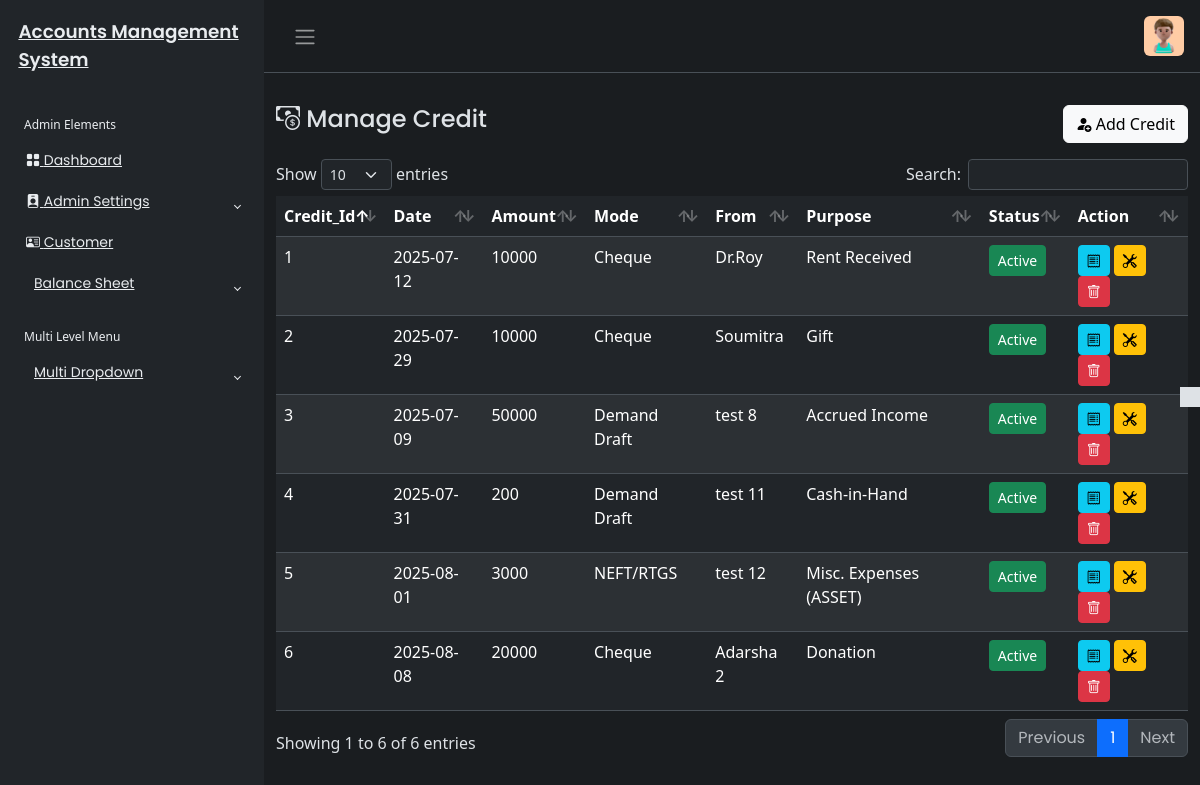
The page /Credit/fixes/credit.php (signed in) on the database its author committed.
### tables this page shows
CREATE TABLE `credit_tbl` (
  `credit_id` int(200) NOT NULL,
  `amount` varchar(450) NOT NULL,
  `c_date` date NOT NULL,
  `created_at` timestamp NOT NULL DEFAULT current_timestamp(),
  `updated_at` timestamp NOT NULL DEFAULT current_timestamp(),
  `credit_mode` varchar(450) NOT NULL,
  `credit_status` varchar(450) DEFAULT NULL,
  `c_id` int(200) NOT NULL,
  `gl_id` int(20) NOT NULL,
  `acc_id` int(200) NOT NULL,
  `cheque_number` varchar(450) NOT NULL,
  `bank_name` varchar(450) NOT NULL,
  `cheque_date` date NOT NULL
);

CREATE TABLE `customer_tbl` (
  `c_id` int(200) NOT NULL,
  `c_name` varchar(450) NOT NULL,
  `c_phone` varchar(450) NOT NULL,
  `c_email` varchar(450) DEFAULT NULL,
  `c_address` text DEFAULT NULL,
  `c_role` varchar(255) NOT NULL,
  `created_at` timestamp NOT NULL DEFAULT current_timestamp(),
  `updated_at` timestamp NOT NULL DEFAULT current_timestamp(),
  `c_status` varchar(400) DEFAULT NULL
);

CREATE TABLE `gl_tbl` (
  `gl_id` int(200) NOT NULL,
  `gl_name` varchar(450) NOT NULL,
  `gl_descript` varchar(450) NOT NULL,
  `gl_type` varchar(450) NOT NULL,
  `gl_status` varchar(450) DEFAULT NULL,
  `created_at` datetime NOT NULL DEFAULT current_timestamp(),
  `updated_at` datetime NOT NULL DEFAULT current_timestamp()
);

### Credit/fixes/credit.php (the view, shortened to what this page needs)
<?php
include('../includes/header.php');
if ($_SESSION['userAuth'] != "" && $_SESSION['userAuth'] != NULL) {
    include('../includes/sidebar.php');
?>
<main class="mt-3 pt-3">
    <div class="container-fluid">
        <div class="row">
            <div class="col-md-8">
                <h4><i class="bi bi-cash-coin"></i> Manage Credit</h4>
            </div>
            <div class="col-md-4">
                <button type="button" class="btn btn-light float-end" data-bs-toggle="modal" data-bs-target="#creditModal">
                    <i class="bi bi-person-fill-add"></i>
                    Add Credit
                </button>
            </div>
        </div>
        <?php
        require_once('../config/dbcon.php');
        try {
           $query = "SELECT * FROM credit_tbl
    INNER JOIN customer_tbl ON credit_tbl.c_id = customer_tbl.c_id
    INNER JOIN gl_tbl ON credit_tbl.gl_id = gl_tbl.gl_id
    ORDER BY credit_tbl.credit_id";
            $stmt = $pdo->prepare($query);
            $stmt->execute();
            $result = $stmt->fetchAll(PDO::FETCH_ASSOC);
        } catch (PDOException $e) {
            echo "Error fetching records: " . htmlspecialchars($e->getMessage());
            $result = [];
        }
        ?>
        <div class="mt-3">
            <table id="example" class="table table-striped data-table" style="width:100%">
                <thead>
                    <tr>
                        <th>Credit_Id</th>
                        <th>Date</th>
                        <th>Amount</th>
                        <th>Mode</th>
                        <th>From</th>
                        <th>Purpose</th>
                        <th>Status</th>
                        <th>Action</th>
                    </tr>
                </thead>
                <tbody>
                   <?php
                    foreach ($result as $row) {
                          ?>
                        <tr>
                             <td><?php echo htmlspecialchars($row['credit_id']); ?></td>
                            <td><?php echo htmlspecialchars($row['c_date']); ?></td>
                            <td><?php echo htmlspecialchars($row['amount']); ?></td>
                            <td><?php echo htmlspecialchars($row['credit_mode']); ?></td>
                            <td><?php echo htmlspecialchars($row['c_name']); ?></td>
                            <td><?php echo htmlspecialchars($row['gl_name']); ?></td>
                            <td>
                                <a href="toggle_credit.php?id=<?php echo htmlspecialchars($row['credit_id']); ?>" class="btn btn-sm <?php echo ($row['credit_status'] == 'active') ? 'btn-success' : 'btn-secondary'; ?>">
                                    <?php echo ($row['credit_status'] == 'active') ? 'Active' : 'Inactive'; ?>
                                </a>
                            </td>
                            <td>
                                <button class="btn btn-info btn-sm viewCredit"
                                    data-id="<?php echo htmlspecialchars($row['credit_id']); ?>"
                                    data-c_date="<?php echo htmlspecialchars($row['c_date']); ?>"
                                    data-amount="<?php echo htmlspecialchars($row['amount']); ?>"
                                    data-credit_mode="<?php echo htmlspecialchars($row['credit_mode']); ?>"
                                    data-c_name="<?php echo htmlspecialchars($row['c_name']); ?>"
                                    data-gl_name="<?php echo htmlspecialchars($row['gl_name']); ?>"
                                    data-c_id="<?php echo htmlspecialchars($row['c_id']); ?>"
                                    data-gl_id="<?php echo htmlspecialchars($row['gl_id']); ?>"
                                    data-cheque_number="<?php echo isset($row['cheque_number']) ? htmlspecialchars($row['cheque_number']) : ''; ?>"
                                    data-bank_name="<?php echo isset($row['bank_name']) ? htmlspecialchars($row['bank_name']) : ''; ?>"
                                    data-cheque_date="<?php echo isset($row['cheque_date']) ? htmlspecialchars($row['cheque_date']) : ''; ?>"
                                    data-bs-toggle="modal" data-bs-target="#viewCreditModal">
                                    <i class="bi bi-receipt"></i>
                                </button>
                                <button class="btn btn-warning btn-sm editCredit"
                                    data-id="<?php echo htmlspecialchars($row['credit_id']); ?>"
                                    data-c_date="<?php echo htmlspecialchars($row['c_date']); ?>"
                                    data-amount="<?php echo htmlspecialchars($row['amount']); ?>"
                                    data-credit_mode="<?php echo htmlspecialchars($row['credit_mode']); ?>"
                                    data-c_id="<?php echo htmlspecialchars($row['c_id']); ?>"
                                    data-gl_id="<?php echo htmlspecialchars($row['gl_id']); ?>"
                                    data-cheque_number="<?php echo isset($row['cheque_number']) ? htmlspecialchars($row['cheque_number']) : ''; ?>"
                                    data-bank_name="<?php echo isset($row['bank_name']) ? htmlspecialchars($row['bank_name']) : ''; ?>"
                                    data-cheque_date="<?php echo isset($row['cheque_date']) ? htmlspecialchars($row['cheque_date']) : ''; ?>"
                                    data-bs-toggle="modal" data-bs-target="#editCreditModal">
                                    <i class="bi bi-tools"></i>
                                </button>
                                <button class="btn btn-danger btn-sm deleteCredit"
                                    data-id="<?php echo htmlspecialchars($row['credit_id']);?>"
                                    data-bs-toggle="modal" data-bs-target="#deleteCreditModal">
                                    <i class="bi bi-trash"></i>
                                </button>
                            </td>
                        </tr>
                    <?php } ?>
                </tbody>
            </table>
        </div>
    </div>
</main>
<?php include('../includes/footer.php'); ?>
<?php
} else {
    echo '<script>
        alert("Not Authorised!");
        window.location.href = "../index.php";
    </script>';
}
?>

### css/style.css (style rules this page uses)
body { font-family: "Poppins", sans-serif; font-size: 0.875rem; opacity: 1; overflow-y: scroll; margin: 0; }
a { cursor: pointer; text-decoration: none; font-family: "Poppins", sans-serif; }
h4 { font-family: "Poppins", sans-serif; font-size: 1.275rem; color: var(--bs-emphasis-color); }

### rows shown on the page
credit_tbl: credit_id "1", c_date "2025-07-12", amount "10000", credit_mode "Cheque", c.c_name "Dr.Roy", gl.gl_name "Rent Received", credit_status "Active"
credit_tbl: credit_id "2", c_date "2025-07-29", amount "10000", credit_mode "Cheque", c.c_name "Soumitra", gl.gl_name "Gift", credit_status "Active"
credit_tbl: credit_id "3", c_date "2025-07-09", amount "50000", credit_mode "Demand Draft", c.c_name "test 8", gl.gl_name "Accrued Income", credit_status "Active"
credit_tbl: credit_id "4", c_date "2025-07-31", amount "200", credit_mode "Demand Draft", c.c_name "test 11", gl.gl_name "Cash-in-Hand", credit_status "Active"
credit_tbl: credit_id "5", c_date "2025-08-01", amount "3000", credit_mode "NEFT/RTGS", c.c_name "test 12", gl.gl_name "Misc. Expenses (ASSET)", credit_status "Active"
credit_tbl: credit_id "6", c_date "2025-08-08", amount "20000", credit_mode "Cheque", c.c_name "Adarsha 2", gl.gl_name "Donation", credit_status "Active"
